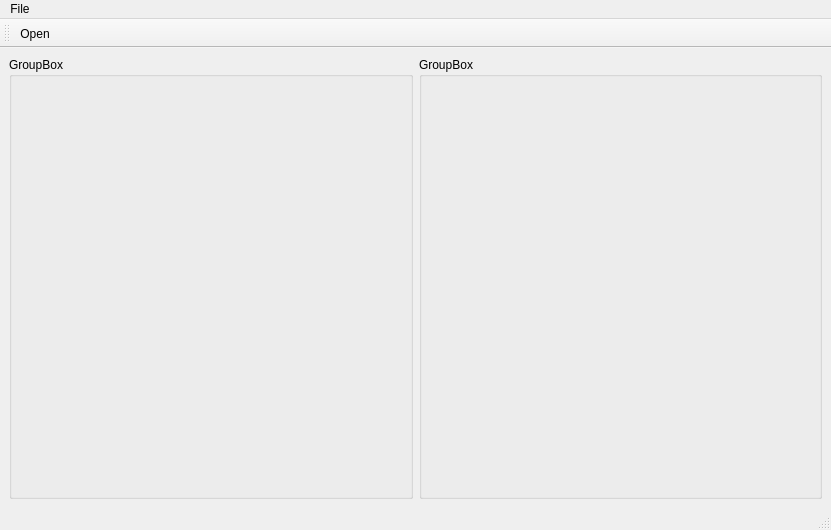
<?xml version="1.0" encoding="UTF-8"?>
<ui version="4.0">
 <class>MainWindow</class>
 <widget class="QMainWindow" name="MainWindow">
  <property name="geometry">
   <rect>
    <x>0</x>
    <y>0</y>
    <width>831</width>
    <height>530</height>
   </rect>
  </property>
  <property name="windowTitle">
   <string>MainWindow</string>
  </property>
  <widget class="QWidget" name="centralwidget">
   <layout class="QHBoxLayout" name="horizontalLayout">
    <item>
     <widget class="QGroupBox" name="gbLeft">
      <property name="title">
       <string>GroupBox</string>
      </property>
     </widget>
    </item>
    <item>
     <widget class="QGroupBox" name="gbRight">
      <property name="title">
       <string>GroupBox</string>
      </property>
      <layout class="QVBoxLayout" name="verticalLayout"/>
     </widget>
    </item>
   </layout>
  </widget>
  <widget class="QMenuBar" name="menubar">
   <property name="geometry">
    <rect>
     <x>0</x>
     <y>0</y>
     <width>831</width>
     <height>21</height>
    </rect>
   </property>
   <widget class="QMenu" name="menuFile">
    <property name="title">
     <string>File</string>
    </property>
    <addaction name="actionOpen"/>
    <addaction name="separator"/>
    <addaction name="actionExit"/>
   </widget>
   <addaction name="menuFile"/>
  </widget>
  <widget class="QStatusBar" name="statusbar"/>
  <widget class="QToolBar" name="toolBar">
   <property name="windowTitle">
    <string>toolBar</string>
   </property>
   <attribute name="toolBarArea">
    <enum>TopToolBarArea</enum>
   </attribute>
   <attribute name="toolBarBreak">
    <bool>false</bool>
   </attribute>
   <addaction name="actionOpen"/>
  </widget>
  <action name="actionOpen">
   <property name="text">
    <string>Open</string>
   </property>
  </action>
  <action name="actionExit">
   <property name="text">
    <string>Exit</string>
   </property>
  </action>
 </widget>
 <resources/>
 <connections/>
</ui>
